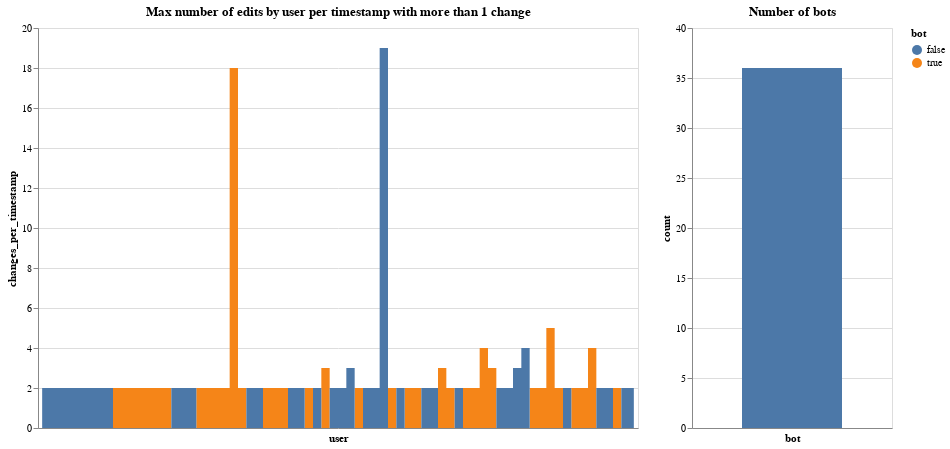

Write notebook code for a chart like this one.
### Markdown cell above
# Max number of edits done by user per timestamp (balanced by bot/not bot) having more than 1 change

### Code cell
avg_changes_per_timestamp = df_edits[['user', 'timestamp']].value_counts().groupby('user').max().reset_index()
avg_changes_per_timestamp.columns = ['user', 'changes_per_timestamp']
avg_changes_per_timestamp['bot'] = avg_changes_per_timestamp.user.map(lambda x: gd_dict[x])

avg_changes_per_timestamp = avg_changes_per_timestamp[avg_changes_per_timestamp.changes_per_timestamp > 1.]

num = avg_changes_per_timestamp[avg_changes_per_timestamp.bot].shape[0]
print(f'There are {num} bots')

np.random.seed(42)
bot_sample_df = avg_changes_per_timestamp[avg_changes_per_timestamp.bot].sample(num)
not_bot_sample_df = avg_changes_per_timestamp[~avg_changes_per_timestamp.bot].sample(num)

sample_df = pd.concat([bot_sample_df, not_bot_sample_df])

chart_counts = alt.Chart(sample_df).mark_area(
    interpolate='step'
).encode(
    x = alt.X('user', axis=alt.Axis(labels=False, ticks=False)),
    y = alt.Y('changes_per_timestamp:Q'),
    color = alt.Color('bot:N'),
    tooltip = [alt.Tooltip('user'), alt.Tooltip('changes_per_timestamp:Q')]
).properties(
    width = 600,
    height = 400,
    title = 'Max number of edits by user per timestamp with more than 1 change'
)

chart_bots = alt.Chart(sample_df).mark_area(
    interpolate='step'
).encode(
    x = alt.X('bot:N', axis=alt.Axis(labels=False, ticks=False)),
    y = alt.Y('count()', title='count'),
    tooltip = [
        alt.Tooltip('count()', title='No of users'), 
        alt.Tooltip('bot')
    ]
).properties(
    width = 200,
    height = 400,
    title = 'Number of bots'
)

chart = chart_counts | chart_bots

save(chart, '../charts/max_number_edits_per_timestamp_balanced_with_filter.html')
chart

### Figure 1 — Vega-Lite specification as saved in the notebook (floating-point values rounded to 4 significant figures)
{"config": {"view": {"continuousWidth": 400, "continuousHeight": 300}}, "hconcat": [{"mark": {"type": "area", "interpolate": "step"}, "encoding": {"color": {"type": "nominal", "field": "bot"}, "tooltip": [{"type": "nominal", "field": "user"}, {"type": "quantitative", "field": "changes_per_timestamp"}], "x": {"type": "nominal", "axis": {"labels": false, "ticks": false}, "field": "user"}, "y": {"type": "quantitative", "field": "changes_per_timestamp"}}, "height": 400, "title": "Max number of edits by user per timestamp with more than 1 change", "width": 600}, {"mark": {"type": "area", "interpolate": "step"}, "encoding": {"tooltip": [{"type": "quantitative", "aggregate": "count", "title": "No of users"}, {"type": "nominal", "field": "bot"}], "x": {"type": "nominal", "axis": {"labels": false, "ticks": false}, "field": "bot"}, "y": {"type": "quantitative", "aggregate": "count", "title": "count"}}, "height": 400, "title": "Number of bots", "width": 200}], "data": {"name": "data-9a177b2c8feafcc0d46706c3b422facc"}, "$schema": "https://vega.github.io/schema/vega-lite/v4.8.1.json", "datasets": {"data-9a177b2c8feafcc0d46706c3b422facc": [{"user": "ԱշբոտՏՆՂ", "changes_per_timestamp": 2, "bot": true}, {"user": "DschwenBot", "changes_per_timestamp": 2, "bot": true}, {"user": "MalnadachBot", "changes_per_timestamp": 4, "bot": true}, {"user": "SchlurcherBot", "changes_per_timestamp": 5, "bot": true}, {"user": "FlickreviewR 2", "changes_per_timestamp": 2, "bot": true}, {"user": "SeroBOT", "changes_per_timestamp": 2, "bot": true}, {"user": "JarBot", "changes_per_timestamp": 2, "bot": true}, {"user": "DatBot", "changes_per_timestamp": 2, "bot": true}, {"user": "Citation bot", "changes_per_timestamp": 2, "bot": true}, {"user": "FuzzyBot", "changes_per_timestamp": 3, "bot": true}, {"user": "CountHacker", "changes_per_timestamp": 2, "bot": true}, {"user": "TaxonBota", "changes_per_timestamp": 4, "bot": true}, {"user": "Anakabot", "changes_per_timestamp": 2, "bot": true}, {"user": "Biobot", "changes_per_timestamp": 2, "bot": true}, {"user": "Sartle.wiki.bot", "changes_per_timestamp": 2, "bot": true}, {"user": "Edoderoobot", "changes_per_timestamp": 2, "bot": true}, {"user": "InceptionBot", "changes_per_timestamp": 2, "bot": true}, {"user": "Bot1058", "changes_per_timestamp": 2, "bot": true}, {"user": "DPLA bot", "changes_per_timestamp": 18, "bot": true}, {"user": "AnomieBOT", "changes_per_timestamp": 2, "bot": true}, {"user": "MGA73bot", "changes_per_timestamp": 2, "bot": true}, {"user": "BOT-Superzerocool", "changes_per_timestamp": 2, "bot": true}, {"user": "SteinsplitterBot", "changes_per_timestamp": 2, "bot": true}, {"user": "BetanBOT", "changes_per_timestamp": 2, "bot": true}, {"user": "Soweego bot", "changes_per_timestamp": 2, "bot": true}, {"user": "KrBot2", "changes_per_timestamp": 2, "bot": true}, {"user": "Mr.Ibrahembot", "changes_per_timestamp": 3, "bot": true}, {"user": "Cyberbot I", "changes_per_timestamp": 2, "bot": true}, {"user": "KrBot", "changes_per_timestamp": 3, "bot": true}, {"user": "HBC AIV helperbot5", "changes_per_timestamp": 2, "bot": true}, {"user": "MalarzBOT", "changes_per_timestamp": 2, "bot": true}, {"user": "BotMultichillT", "changes_per_timestamp": 2, "bot": true}, {"user": "JackBot", "changes_per_timestamp": 2, "bot": true}, {"user": "Cewbot", "changes_per_timestamp": 2, "bot": true}, {"user": "EVA3.0 (bot)", "changes_per_timestamp": 2, "bot": true}, {"user": "RottenBot", "changes_per_timestamp": 2, "bot": true}, {"user": "203.220.72.139", "changes_per_timestamp": 2, "bot": false}, {"user": "Gemarshall", "changes_per_timestamp": 2, "bot": false}, {"user": "212.117.136.141", "changes_per_timestamp": 2, "bot": false}, {"user": "Herzi Pinki", "changes_per_timestamp": 19, "bot": false}, {"user": "45.124.56.218", "changes_per_timestamp": 2, "bot": false}, {"user": "Jonnmann", "changes_per_timestamp": 2, "bot": false}, {"user": "Folengo", "changes_per_timestamp": 2, "bot": false}, {"user": "Iñaki LL", "changes_per_timestamp": 2, "bot": false}, {"user": "Hafidh Wahyu P", "changes_per_timestamp": 2, "bot": false}, {"user": "تهارقا", "changes_per_timestamp": 2, "bot": false}, {"user": "Simeon", "changes_per_timestamp": 2, "bot": false}, {"user": "Camoz87", "changes_per_timestamp": 2, "bot": false}, {"user": "Fabrickator", "changes_per_timestamp": 2, "bot": false}, {"user": "Onial Khan", "changes_per_timestamp": 2, "bot": false}, {"user": "85.201.136.242", "changes_per_timestamp": 2, "bot": false}, {"user": "EvguenieSokolov", "changes_per_timestamp": 2, "bot": false}, {"user": "Candyyeung168", "changes_per_timestamp": 2, "bot": false}, {"user": "2001:4C4E:13DD:7700:4C8C:6E4B:F0A2:98AC", "changes_per_timestamp": 2, "bot": false}, {"user": "Carlosjvives", "changes_per_timestamp": 2, "bot": false}, {"user": "Dracophyllum", "changes_per_timestamp": 2, "bot": false}, {"user": "Robert Weemeyer", "changes_per_timestamp": 4, "bot": false}, {"user": "2601:1C2:4100:6890:E95B:6C69:EF99:BFC4", "changes_per_timestamp": 2, "bot": false}, {"user": "Kwamikagami", "changes_per_timestamp": 2, "bot": false}, {"user": "Kaifeng.zhu", "changes_per_timestamp": 2, "bot": false}, {"user": "Rachmat04", "changes_per_timestamp": 3, "bot": false}, {"user": "2001:268:9A07:359:57C:6F5:58D2:60CC", "changes_per_timestamp": 2, "bot": false}, {"user": "78.148.174.77", "changes_per_timestamp": 2, "bot": false}, {"user": "OtsoTA", "changes_per_timestamp": 2, "bot": false}, {"user": "GBG", "changes_per_timestamp": 2, "bot": false}, {"user": "Wesha", "changes_per_timestamp": 2, "bot": false}, {"user": "Леонід Панасюк", "changes_per_timestamp": 2, "bot": false}, {"user": "Gras-Ober", "changes_per_timestamp": 3, "bot": false}, {"user": "DinoKenner", "changes_per_timestamp": 2, "bot": false}, {"user": "2600:1700:2FD1:750:78E5:7FD7:A34D:E090", "changes_per_timestamp": 2, "bot": false}, {"user": "麦島広基", "changes_per_timestamp": 2, "bot": false}, {"user": "Haaaar4", "changes_per_timestamp": 2, "bot": false}]}}
